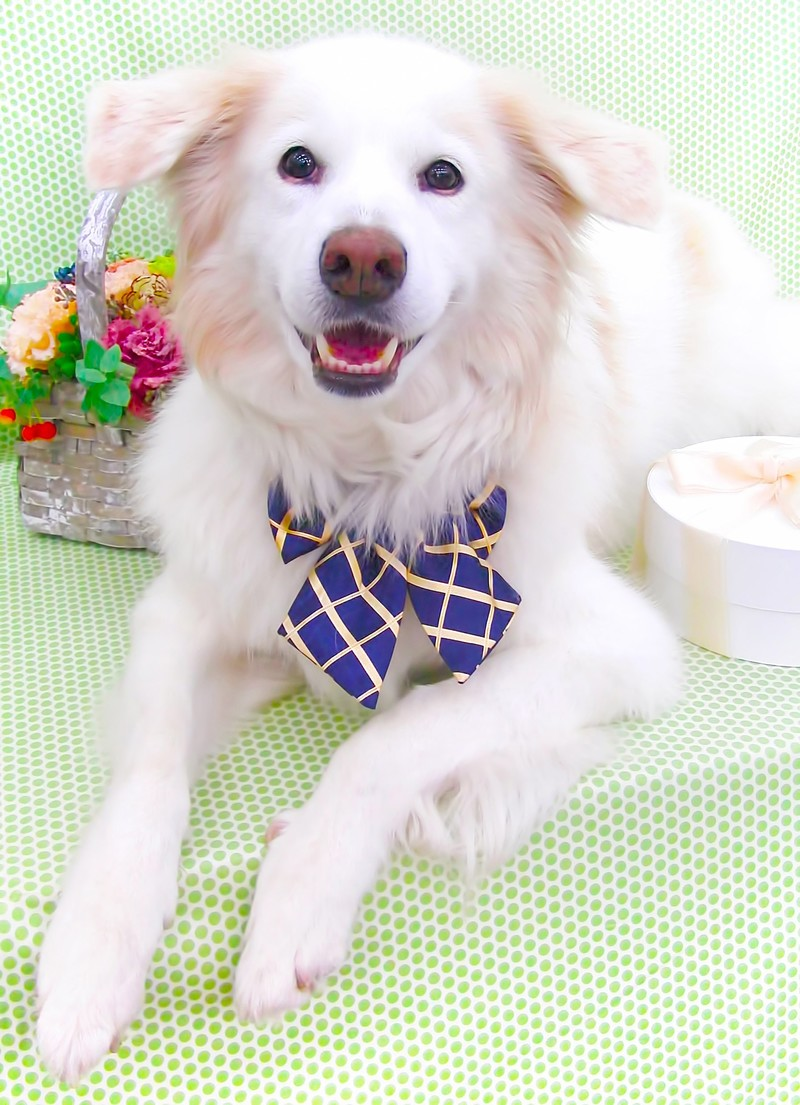
#> input picture upload_images/inu.jpg, 800 x 1105 px
$ python test.py
#> lines starting #> are read from the running program, lines starting #| are printed output that depends on the picture
import cv2
import numpy as np

im = cv2.imread('upload_images/inu.jpg')
#> im is the input picture: shape (1105, 800, 3); mean B, G, R 202.2, 214.1, 213.2
im_gray = cv2.cvtColor(im, cv2.COLOR_BGR2GRAY)
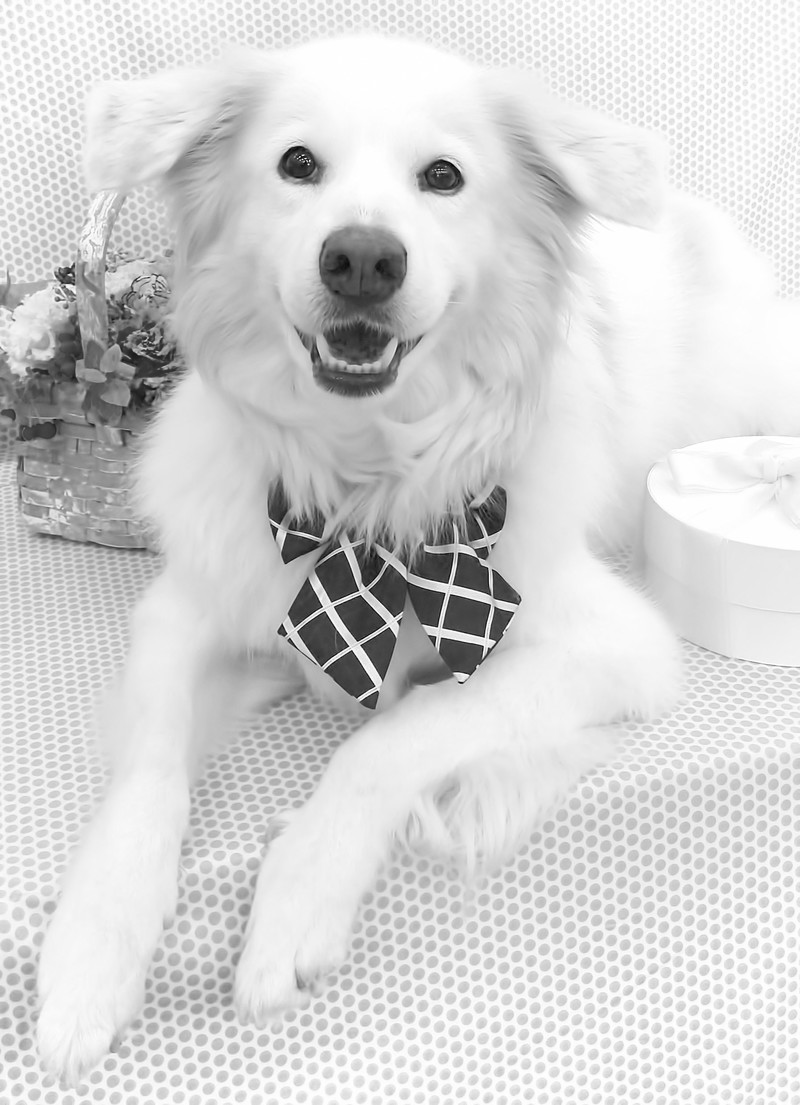
#> im_gray: shape (1105, 800); min 2, max 255, mean 212.5
cv2.imwrite('grayscale_images/opencv_gray_cvtcolr.jpg', im_gray)
